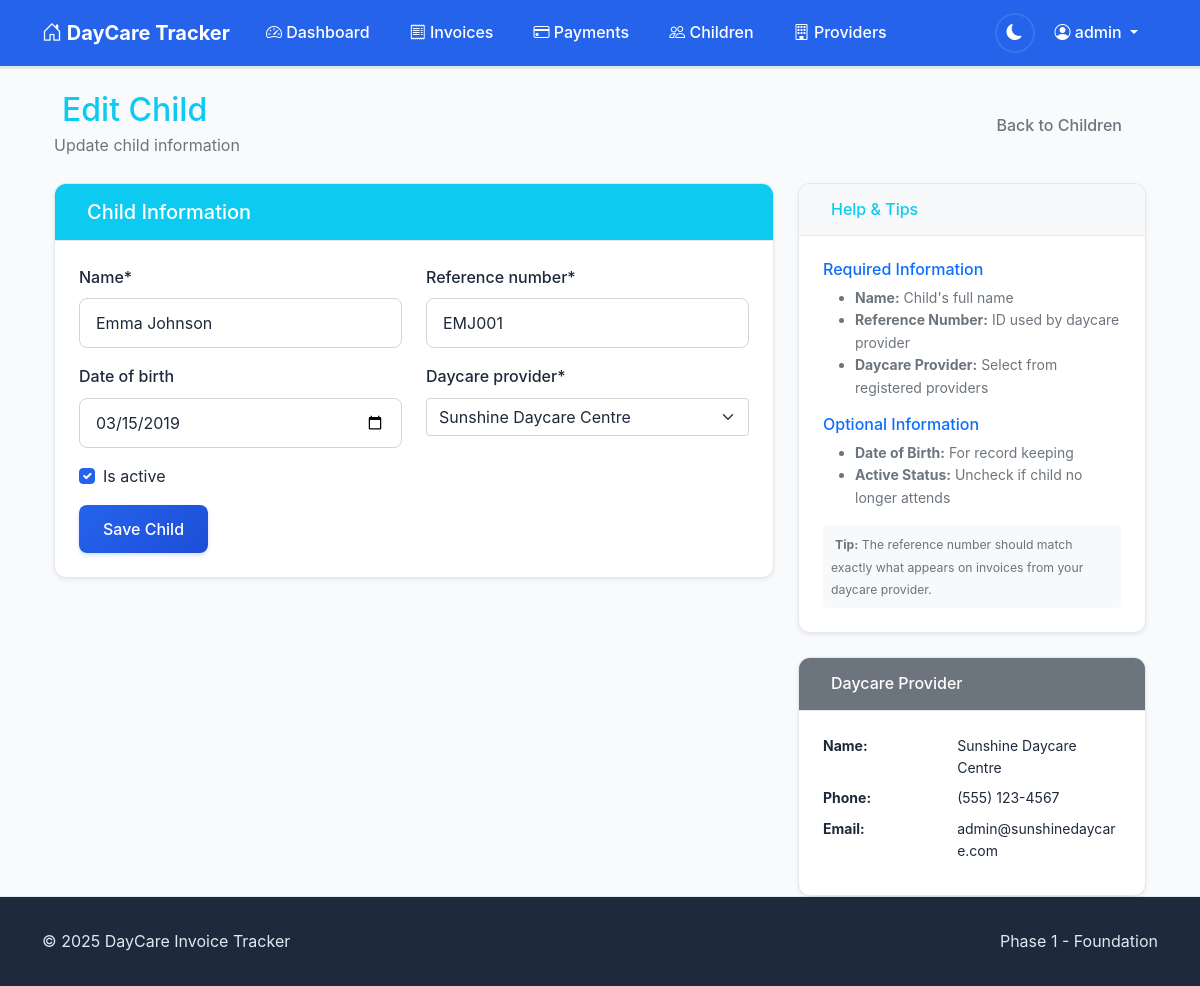
/children/1/edit/ (signed in), run on the app's committed database.
### accounts/models.py (models this page shows, shortened)
class CustomUser(AbstractUser):
    email = models.EmailField(unique=True)
    phone_number = models.CharField(max_length=15, blank=True)
    notification_preferences = models.JSONField(
        default=dict,
        help_text="User preferences for email/SMS notifications"
    )
    created_at = models.DateTimeField(auto_now_add=True)
    updated_at = models.DateTimeField(auto_now=True)

### invoices/models.py (models this page shows, shortened)
class Child(models.Model):
    user = models.ForeignKey(User, on_delete=models.CASCADE, related_name='children')
    name = models.CharField(max_length=100)
    reference_number = models.CharField(max_length=20)
    date_of_birth = models.DateField(null=True, blank=True)
    daycare_provider = models.ForeignKey(DaycareProvider, on_delete=models.CASCADE, related_name='children')
    is_active = models.BooleanField(default=True)
    created_at = models.DateTimeField(auto_now_add=True)
    updated_at = models.DateTimeField(auto_now=True)
    class Meta:
        ordering = ['name']
        unique_together = ['user', 'reference_number', 'daycare_provider']

class DaycareProvider(models.Model):
    name = models.CharField(max_length=200)
    address = models.TextField(blank=True)
    phone = models.CharField(max_length=20, blank=True)
    email = models.EmailField(blank=True)
    license_number = models.CharField(max_length=50, blank=True)
    gst_number = models.CharField(max_length=20, blank=True)
    bank_details = models.TextField(blank=True)
    email_addresses = models.JSONField(
        default=default_list,
        blank=True,
        help_text="Known email addresses for automatic invoice detection"
    )
    email_subject_patterns = models.JSONField(
        default=default_list,
        blank=True,
        help_text="Email subject patterns to identify invoices"
    )
    is_active = models.BooleanField(default=True)
    created_at = models.DateTimeField(auto_now_add=True)
    updated_at = models.DateTimeField(auto_now=True)
    def __str__(self):
        return self.name
    class Meta:
        ordering = ['name']

### invoices/views.py (the view, shortened to what this page needs)
# urls.py: path('children/<int:pk>/edit/', views.ChildUpdateView.as_view(), name='child_edit'),
class ChildUpdateView(LoginRequiredMixin, UpdateView):
    model = Child
    form_class = ChildForm
    template_name = 'invoices/child_form.html'
    def get_queryset(self):
        return Child.objects.filter(user=self.request.user)

### invoices/forms.py
class ChildForm(forms.ModelForm):
    class Meta:
        model = Child
        fields = [
            'name', 'reference_number', 'date_of_birth',
            'daycare_provider', 'is_active'
        ]
        widgets = {
            'date_of_birth': forms.DateInput(attrs={'type': 'date'}),
        }
    def __init__(self, *args, **kwargs):
        super().__init__(*args, **kwargs)
        self.helper = FormHelper()
        self.helper.layout = Layout(
            Row(
                Column('name', css_class='form-group col-md-6 mb-0'),
                Column('reference_number', css_class='form-group col-md-6 mb-0'),
            ),
            Row(
                Column('date_of_birth', css_class='form-group col-md-6 mb-0'),
                Column('daycare_provider', css_class='form-group col-md-6 mb-0'),
            ),
            'is_active',
            Submit('submit', 'Save Child', css_class='btn btn-info')
        )

### templates/invoices/child_form.html (shortened to what this page needs)
{% extends 'base.html' %}
{% load crispy_forms_tags %}
{% block content %}
<div class="container-fluid">
    <div class="row mb-4">
        <div class="col-12">
            <div class="d-flex justify-content-between align-items-center">
                <div>
                    <h2 class="text-info mb-1">
                        {{ object|yesno:"Edit,Add" }} Child
                    </h2>
                    <p class="text-muted mb-0">
                        {{ object|yesno:"Update child information,Add a new child to your account" }}
                    </p>
                </div>
                <a href="{% url 'invoices:child_list' %}" class="btn btn-outline-secondary">
                    Back to Children
                </a>
            </div>
        </div>
    </div>
    <div class="row">
        <div class="col-lg-8">
            <div class="card shadow-sm">
                <div class="card-header bg-info text-white">
                    <h5 class="mb-0">
                        Child Information
                    </h5>
                </div>
                <div class="card-body">
                    <form method="post" id="child-form">
                        {% crispy form %}
                    </form>
                </div>
            </div>
        </div>
        <div class="col-lg-4">
            <div class="card shadow-sm">
                <div class="card-header bg-light">
                    <h6 class="text-info mb-0">
                        Help & Tips
                    </h6>
                </div>
                <div class="card-body">
                    <div class="small text-muted">
                        <h6 class="text-primary">Required Information</h6>
                        <ul>
                            <li><strong>Name:</strong> Child's full name</li>
                            <li><strong>Reference Number:</strong> ID used by daycare provider</li>
                            <li><strong>Daycare Provider:</strong> Select from registered providers</li>
                        </ul>
                        <h6 class="text-primary mt-3">Optional Information</h6>
                        <ul>
                            <li><strong>Date of Birth:</strong> For record keeping</li>
                            <li><strong>Active Status:</strong> Uncheck if child no longer attends</li>
                        </ul>
                        <div class="mt-3 p-2 bg-light rounded">
                            <small><strong>Tip:</strong> The reference number should match exactly what appears on invoices from your daycare provider.</small>
                        </div>
                    </div>
                </div>
            </div>
            {% if form.instance.daycare_provider %}
            <div class="card shadow-sm mt-4">
                <div class="card-header bg-secondary text-white">
                    <h6 class="mb-0">
                        Daycare Provider
                    </h6>
                </div>
                <div class="card-body">
                    <dl class="row mb-0 small">
                        <dt class="col-5">Name:</dt>
                        <dd class="col-7">{{ form.instance.daycare_provider.name }}</dd>
                        {% if form.instance.daycare_provider.phone %}
                        <dt class="col-5">Phone:</dt>
                        <dd class="col-7">{{ form.instance.daycare_provider.phone }}</dd>
                        {% endif %}
                        {% if form.instance.daycare_provider.email %}
                        <dt class="col-5">Email:</dt>
                        <dd class="col-7">{{ form.instance.daycare_provider.email }}</dd>
                        {% endif %}
                    </dl>
                </div>
            </div>
            {% endif %}
        </div>
    </div>
</div>
{% endblock %}

### templates/base.html (shortened to what this page needs)
<!DOCTYPE html>
<html lang="en">
<head>
    <link href="https://cdn.jsdelivr.net/npm/bootstrap@5.1.3/dist/css/bootstrap.min.css" rel="stylesheet">
    <link rel="stylesheet" href="https://cdn.jsdelivr.net/npm/bootstrap-icons@1.7.2/font/bootstrap-icons.css">
    {% load static %}
    <link href="{% static 'css/main.css' %}" rel="stylesheet">
</head>
<body class="d-flex flex-column min-vh-100">
    <nav class="navbar navbar-expand-lg navbar-dark bg-primary">
        <div class="container">
            <a class="navbar-brand" href="{% url 'invoices:dashboard' %}">
                <i class="bi bi-house-door"></i>
                DayCare Tracker
            </a>
            <div class="collapse navbar-collapse" id="navbarNav">
                {% if user.is_authenticated %}
                <ul class="navbar-nav me-auto">
                    <li class="nav-item">
                        <a class="nav-link" href="{% url 'invoices:dashboard' %}">
                            <i class="bi bi-speedometer2"></i>
                            Dashboard
                        </a>
                    </li>
                    <li class="nav-item">
                        <a class="nav-link" href="{% url 'invoices:invoice_list' %}">
                            <i class="bi bi-receipt"></i>
                            Invoices
                        </a>
                    </li>
                    <li class="nav-item">
                        <a class="nav-link" href="{% url 'invoices:payment_list' %}">
                            <i class="bi bi-credit-card"></i>
                            Payments
                        </a>
                    </li>
                    <li class="nav-item">
                        <a class="nav-link" href="{% url 'invoices:child_list' %}">
                            <i class="bi bi-people"></i>
                            Children
                        </a>
                    </li>
                    <li class="nav-item">
                        <a class="nav-link" href="{% url 'invoices:provider_list' %}">
                            <i class="bi bi-building"></i>
                            Providers
                        </a>
                    </li>
                </ul>
                <ul class="navbar-nav">
                    <li class="nav-item d-flex align-items-center">
                        <button class="theme-toggle" id="themeToggle" aria-label="Toggle dark mode" title="Toggle theme">
                            <i class="bi bi-sun-fill" id="themeIcon"></i>
                        </button>
                    </li>
                    <li class="nav-item dropdown">
                        <a class="nav-link dropdown-toggle" href="#" id="navbarDropdown" role="button" data-bs-toggle="dropdown">
                            <i class="bi bi-person-circle"></i>
                            {{ user.username }}
                        </a>
                    </li>
                </ul>
                {% endif %}
            </div>
        </div>
    </nav>
    <main class="flex-grow-1">
        <div class="container mt-4">
            {% block content %}{% endblock %}
        </div>
    </main>
    <footer class="footer mt-auto">
        <div class="container">
            <div class="row">
                <div class="col-md-6">
                    <p class="mb-0">&copy; 2025 DayCare Invoice Tracker</p>
                </div>
                <div class="col-md-6 text-end">
                    <p class="mb-0">Phase 1 - Foundation</p>
                </div>
            </div>
        </div>
    </footer>
</body>
</html>

### static/css/main.css (style rules this page uses)
:root { --bs-primary: #2563eb; --bs-secondary: #64748b; --bs-success: #10b981; --bs-warning: #f59e0b; --bs-danger: #ef4444; --bs-info: #06b6d4; --bg-primary: #ffffff; --bg-secondary: #f8fafc; --bg-tertiary: #f1f5f9; --text-primary: #1e293b; --text-secondary: #64748b; --text-muted: #94a3b8; --border-color: #e2e8f0; --border-light: #f1f5f9; --card-bg: #ffffff; --card-border: #e2e8f0; --card-shadow: 0 1px 3px 0 rgba(0, 0, 0, 0.1), 0 1px 2px 0 rgba(0, 0, 0, 0.06); --card-shadow-hover: 0 10px 15px -3px rgba(0, 0, 0, 0.1), 0 4px 6px -2px rgba(0, 0, 0, 0.05); --navbar-bg: var(--bs-primary); --navbar-text: #ffffff; --navbar-hover: rgba(255, 255, 255, 0.1); --input-bg: #ffffff; --input-border: #d1d5db; --input-focus-border: var(--bs-primary); --input-focus-shadow: 0 0 0 3px rgba(37, 99, 235, 0.1); --stats-children: #8b5cf6; --stats-invoices: #06b6d4; --stats-paid: #10b981; --stats-outstanding: #f59e0b; --stats-overdue: #ef4444; --btn-primary-bg: var(--bs-primary); --btn-primary-hover: #1d4ed8; --btn-secondary-bg: #64748b; --btn-secondary-hover: #475569; --footer-bg: #1e293b; --footer-text: #e2e8f0; --transition-fast: 0.15s ease-in-out; --transition-medium: 0.3s ease-in-out; --transition-slow: 0.5s ease-in-out; }
* { transition: background-color var(--transition-fast), color var(--transition-fast), border-color var(--transition-fast), box-shadow var(--transition-fast); }
body { font-family: -apple-system, BlinkMacSystemFont, "Segoe UI", Roboto, "Helvetica Neue", Arial, "Noto Sans", sans-serif; background-color: var(--bg-secondary); color: var(--text-primary); line-height: 1.6; }
.navbar { background-color: var(--navbar-bg) !important; box-shadow: var(--card-shadow); border-bottom: 1px solid var(--border-color); }
.navbar-brand { font-weight: 700; font-size: 1.25rem; color: var(--navbar-text) !important; }
.navbar-nav .nav-link { color: var(--navbar-text) !important; font-weight: 500; padding: 0.75rem 1rem !important; border-radius: 0.375rem; margin: 0 0.25rem; transition: all var(--transition-fast); }
.theme-toggle { background: none; border: 2px solid var(--navbar-hover); color: var(--navbar-text); width: 40px; height: 40px; border-radius: 50%; display: flex; align-items: center; justify-content: center; transition: all var(--transition-fast); margin-left: 1rem; }
.card { background-color: var(--card-bg); border: 1px solid var(--card-border); border-radius: 0.75rem; box-shadow: var(--card-shadow); transition: all var(--transition-medium); overflow: hidden; }
.card-header { background-color: var(--bg-tertiary); color: var(--text-primary); border-bottom: 1px solid var(--card-border); font-weight: 600; padding: 1rem 1.5rem; }
.card-body { padding: 1.5rem; }
.form-control { background-color: var(--input-bg); border: 1px solid var(--input-border); color: var(--text-primary); border-radius: 0.5rem; padding: 0.75rem 1rem; transition: all var(--transition-fast); }
.form-control::placeholder { color: var(--text-muted); }
.form-label { color: var(--text-primary); font-weight: 500; margin-bottom: 0.5rem; }
.form-select { background-color: var(--input-bg); border: 1px solid var(--input-border); color: var(--text-primary); }
.form-check-input { background-color: var(--input-bg); border: 1px solid var(--input-border); }
.form-check-input:checked { background-color: var(--bs-primary); border-color: var(--bs-primary); }
.form-check-label { color: var(--text-primary); }
.btn { border-radius: 0.5rem; font-weight: 500; padding: 0.75rem 1.5rem; transition: all var(--transition-fast); border: none; }
.btn-primary { background: linear-gradient(135deg, var(--btn-primary-bg) 0%, var(--btn-primary-hover) 100%); color: white; box-shadow: 0 2px 4px rgba(37, 99, 235, 0.2); }
.footer { background-color: var(--footer-bg); color: var(--footer-text); padding: 2rem 0; margin-top: 3rem; border-top: 1px solid var(--border-color); }
html { scroll-behavior: smooth; }

### data on the page
CustomUser: username "admin"
Child: name "Emma Johnson", reference_number "EMJ001", date_of_birth "03/15/2019", daycare_provider "Sunshine Daycare Centre", is_active "☑", instance.daycare_provider.name "Sunshine Daycare Centre", instance.daycare_provider.phone "(555) 123-4567", instance.daycare_provider.email "admin@sunshinedaycare.com"

### other printed values
{{ object|yesno:"Edit,Add" }} "Edit"
